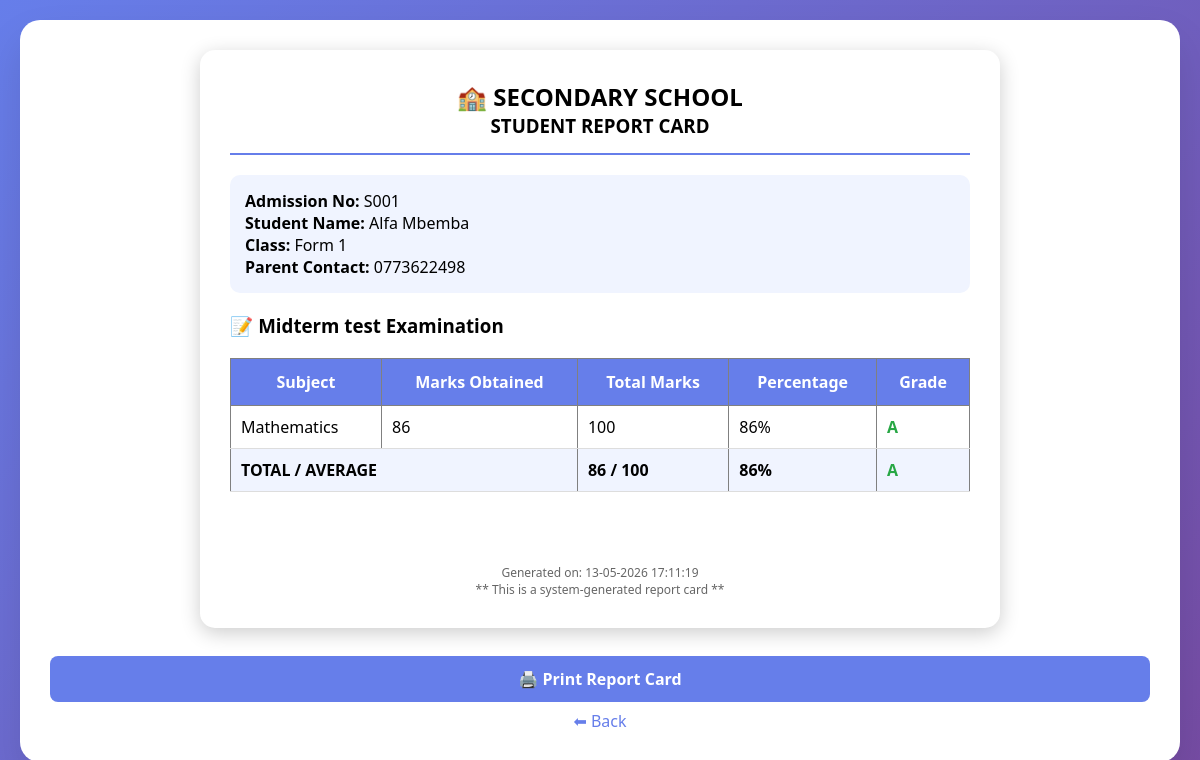
The page /student_report_card.php?id=1 on the database its author committed.
### tables this page shows
CREATE TABLE `students` (
  `id` int(11) NOT NULL,
  `admission_no` varchar(20) DEFAULT NULL,
  `full_name` varchar(100) DEFAULT NULL,
  `class` varchar(20) DEFAULT NULL,
  `parent_phone` varchar(15) DEFAULT NULL,
  `address` text DEFAULT NULL,
  `fee_paid` decimal(10,2) DEFAULT 0.00,
  `total_fees` decimal(10,2) DEFAULT 5000.00,
  `registered_date` timestamp NOT NULL DEFAULT current_timestamp()
);

CREATE TABLE `results` (
  `id` int(11) NOT NULL,
  `student_id` int(11) DEFAULT NULL,
  `exam_name` varchar(50) DEFAULT NULL,
  `subject` varchar(50) DEFAULT NULL,
  `marks` int(11) DEFAULT NULL,
  `grade` char(2) DEFAULT NULL,
  `total_marks` int(11) DEFAULT 100
);

### student_report_card.php (the view, shortened to what this page needs)
<?php
include 'config.php';
$student_id = $_GET['id'] ?? 0;
$student = $conn->query("SELECT * FROM students WHERE id=$student_id")->fetch_assoc();
function getGrade($marks, $total = 100) {
    $percentage = ($marks / $total) * 100;
    if($percentage >= 80) return 'A';
    return 'E';
}
?>
<!DOCTYPE html>
<html>
<head>
    <link rel="stylesheet" href="style.css">
</head>
<body>
<div class="container">
    <div class="report-card">
        <div class="header">
            <h2>🏫 SECONDARY SCHOOL</h2>
            <h3>STUDENT REPORT CARD</h3>
        </div>
        <div class="student-info">
            <p><strong>Admission No:</strong> <?= $student['admission_no'] ?></p>
            <p><strong>Student Name:</strong> <?= $student['full_name'] ?></p>
            <p><strong>Class:</strong> <?= $student['class'] ?></p>
            <p><strong>Parent Contact:</strong> <?= $student['parent_phone'] ?></p>
        </div>
        <?php
        $exams = $conn->query("SELECT DISTINCT exam_name FROM results WHERE student_id=$student_id");
        while($exam = $exams->fetch_assoc()):
            $exam_name = $exam['exam_name'];
            $results = $conn->query("SELECT * FROM results WHERE student_id=$student_id AND exam_name='$exam_name'");
        ?>
        <h3>📝 <?= $exam_name ?> Examination</h3>
        <table border="1" cellpadding="8" width="100%">
            <tr>
                <th>Subject</th>
                <th>Marks Obtained</th>
                <th>Total Marks</th>
                <th>Percentage</th>
                <th>Grade</th>
            </tr>
            <?php
            $total_obtained = 0;
            $total_max = 0;
            while($result = $results->fetch_assoc()):
                $percentage = ($result['marks'] / $result['total_marks']) * 100;
                $grade = getGrade($result['marks'], $result['total_marks']);
                $total_obtained += $result['marks'];
                $total_max += $result['total_marks'];
                $conn->query("UPDATE results SET grade='$grade' WHERE id={$result['id']}");
                $grade_class = "grade-" . strtolower($grade);
            ?>
            <tr>
                <td><?= $result['subject'] ?></td>
                <td><?= $result['marks'] ?></td>
                <td><?= $result['total_marks'] ?></td>
                <td><?= round($percentage, 1) ?>%</td>
                <td class="<?= $grade_class ?>"><?= $grade ?></td>
            </tr>
            <?php endwhile; ?>
            <tr style="background: #f0f4ff; font-weight: bold;">
                <td colspan="2">TOTAL / AVERAGE</td>
                <td><?= $total_obtained ?> / <?= $total_max ?></td>
                <td><?= round(($total_obtained / $total_max) * 100, 1) ?>%</td>
                <td class="<?= 'grade-' . strtolower(getGrade($total_obtained, $total_max)) ?>">
                    <?= getGrade($total_obtained, $total_max) ?>
                </td>
            </tr>
        </table>
        <br>
        <?php endwhile; ?>
        <div class="footer">
            <p>Generated on: <?= date('d-m-Y H:i:s') ?></p>
            <p>** This is a system-generated report card **</p>
        </div>
    </div>
    <div class="no-print" style="text-align: center; margin-top: 20px;">
        <button onclick="window.print()">🖨️ Print Report Card</button>
        <a href="my_students.php">⬅ Back</a>
    </div>
</div>
</body>
</html>

### style.css (style rules this page uses)
* { margin: 0; padding: 0; box-sizing: border-box; font-family: 'Segoe UI', Tahoma, Geneva, Verdana, sans-serif; }
body { background: linear-gradient(135deg, #667eea 0%, #764ba2 100%); min-height: 100vh; padding: 20px; }
.container { max-width: 1200px; margin: auto; background: white; border-radius: 20px; padding: 30px; box-shadow: 0 20px 40px rgba(0,0,0,0.1); }
input, select, textarea, button { width: 100%; padding: 12px; margin: 8px 0; border: 1px solid #ddd; border-radius: 8px; font-size: 16px; }
button { background: #667eea; color: white; border: none; cursor: pointer; font-weight: bold; }
table { width: 100%; border-collapse: collapse; margin: 20px 0; }
th { background: #667eea; color: white; padding: 12px; }
td { padding: 10px; border-bottom: 1px solid #ddd; }
a { color: #667eea; text-decoration: none; }

### student_report_card.php (style rules this page uses)
.report-card { max-width: 800px; margin: auto; background: white; padding: 30px; border-radius: 15px; box-shadow: 0 5px 20px rgba(0,0,0,0.2); }
.header { text-align: center; border-bottom: 2px solid #667eea; padding-bottom: 15px; margin-bottom: 20px; }
.student-info { background: #f0f4ff; padding: 15px; border-radius: 10px; margin-bottom: 20px; }
.grade-a { color: #28a745; font-weight: bold; }
.footer { margin-top: 30px; text-align: center; font-size: 12px; color: #666; }

### rows shown on the page
students: admission_no "S001", full_name "Alfa Mbemba", class "Form 1", parent_phone "0773622498"
results: subject "Mathematics", marks "86", total_marks "100", grade "A"

### other values the page prints
$exam_name "Midterm test"
$total_obtained "86"
$total_max "100"
getGrade($total_obtained, $total_max) "A"
